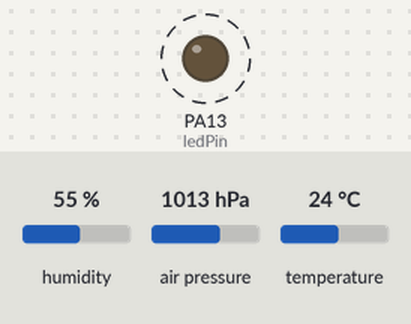
Simulated run of this sketch. Board: STM32 Blue Pill. On the bench: output pins drawn as LEDs (lit = HIGH). Dashed ring = blinking. The test bench sets the inputs (shaded band); at power-on: humidity 55 %, air pressure 1013 hPa, temperature 24 °C. No radio packets arrive unless stated; what the sketch prints to the serial monitor is not drawn.

Above: at 0.5 s.
Timing chart, 0 to 4.9 s (numbered marks = the images above):
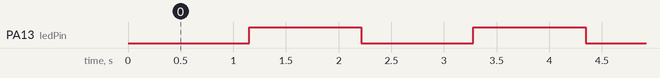

Measured:
- by itself, PA13 (ledPin): alternates HIGH for 1.1 s and LOW for 1.1 s

The sketch:

LoRa_TX_SEN_BME280.ino
```cpp
#include <SPI.h>
#include <LoRa.h>
#include <Adafruit_Sensor.h>   // BME280
#include <Adafruit_BME280.h>   // BME280

#define NANO        // NANO 보드인 경우 define
//#define BLUEPILL  // BLUEPILL 보드인 경우 define
//#define NODEMCU   // NODEMCU 보드인 경우 define

#ifdef NANO
#define csPin       10
#define resetPin    9
#define irqPin      2
#define ledPin      13
#define potPin      A6
#define cdsPin      A7
#define pirPin      A3
#endif

#ifdef BLUEPILL
#define csPin       PA4
#define resetPin    PA3
#define irqPin      PB12
#define ledPin      PC13
#define potPin      PA0
#define cdsPin      PA1
#define pirPin      PA2
#endif

#ifdef NODEMCU
#define csPin       D8
#define resetPin    D0
#define irqPin      D1
#define ledPin      D4
#define potPin      A0
#define cdsPin      A0  // No Connection(A0 Value)
#define pirPin      A0  // No Connection(A0 Value)
#endif

#define SEALEVELPRESSURE_HPA (1013.25) // Altitude ref for BME280
Adafruit_BME280 bme;

int counter = 0;
bool ledStatus = HIGH;
char buf[100];

// Sensor Variables
char tempStr[10];
char humiStr[10];
char pressStr[10];
char altiStr[10];

void setup()
{
    Serial.begin(115200);
    while (!Serial);

    pinMode(ledPin, OUTPUT);

    LoRa.setPins(csPin, resetPin, irqPin); // CS, RST, IRQ Pin Set

    Serial.println("LoRa Sender");

    if (!LoRa.begin(915E6))
    {
        Serial.println("Starting LoRa failed!");
        while (1);
    }
    bme.begin(0x76);    //BME280 Begin
}

void loop()
{
    Serial.print("Sending packet: ");
    Serial.print(counter);

    float tempVal = bme.readTemperature();                  // 온도 값 읽기
    float humiVal = bme.readHumidity();                     // 습도 값 읽기
    float pressVal = bme.readPressure() / 100.0F;           // 기압 값 읽기
    float altiVal = bme.readAltitude(SEALEVELPRESSURE_HPA); // 고도 값 읽기

    // float to string
    dtostrf(tempVal, 2, 2, tempStr);
    dtostrf(humiVal, 2, 2, humiStr);
    dtostrf(pressVal, 3, 2, pressStr);
    dtostrf(altiVal, 3, 2, altiStr);

    // buf에 센싱 값 문자열로 저장
    sprintf(buf, ">>>[%s %s %s %s]", tempStr, humiStr, pressStr, altiStr);
    Serial.println(buf);

    // send packet
    LoRa.beginPacket();
    LoRa.print(counter);
    LoRa.print(buf);
    LoRa.endPacket();

    counter++;

    ledStatus = !ledStatus;
    digitalWrite(ledPin, ledStatus);
    delay(1000);
}
```
